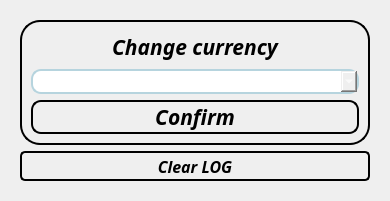
            <widget class="QWidget" name="settings_page">
             <layout class="QVBoxLayout" name="verticalLayout_6">
              <item>
               <widget class="QFrame" name="settingsBar">
                <property name="styleSheet">
                 <string notr="true"/>
                </property>
                <property name="frameShape">
                 <enum>QFrame::NoFrame</enum>
                </property>
                <property name="frameShadow">
                 <enum>QFrame::Raised</enum>
                </property>
                <layout class="QVBoxLayout" name="verticalLayout_11">
                 <item>
                  <widget class="QFrame" name="ChangeCurrencyBar">
                   <property name="maximumSize">
                    <size>
                     <width>16777215</width>
                     <height>150</height>
                    </size>
                   </property>
                   <property name="styleSheet">
                    <string notr="true">QFrame {
	border: 2px solid rgb(0, 0, 0);
	border-radius: 20;
}</string>
                   </property>
                   <property name="frameShape">
                    <enum>QFrame::StyledPanel</enum>
                   </property>
                   <property name="frameShadow">
                    <enum>QFrame::Raised</enum>
                   </property>
                   <layout class="QVBoxLayout" name="verticalLayout_10">
                    <item>
                     <widget class="QLabel" name="ChangeLabel">
                      <property name="font">
                       <font>
                        <family>a_Concepto</family>
                        <pointsize>16</pointsize>
                        <weight>75</weight>
                        <italic>true</italic>
                        <bold>true</bold>
                       </font>
                      </property>
                      <property name="styleSheet">
                       <string notr="true">QLabel {
	border: 1px solid rgba(255, 255, 255, 0);
}</string>
                      </property>
                      <property name="text">
                       <string>Change currency</string>
                      </property>
                      <property name="alignment">
                       <set>Qt::AlignCenter</set>
                      </property>
                     </widget>
                    </item>
                    <item>
                     <widget class="QComboBox" name="CurrencyBox">
                      <property name="font">
                       <font>
                        <pointsize>12</pointsize>
                       </font>
                      </property>
                      <property name="styleSheet">
                       <string notr="true">QComboBox {
	color:white;
	border: 2px solid rgb(182, 212, 222);
	border-radius: 10px;
}

QComboBox:hover {
	border-color:  rgb(54, 111, 197);
}</string>
                      </property>
                      <item>
                       <property name="text">
                        <string>RUB</string>
                       </property>
                      </item>
                      <item>
                       <property name="text">
                        <string>EUR</string>
                       </property>
                      </item>
                      <item>
                       <property name="text">
                        <string>USD</string>
                       </property>
                      </item>
                      <item>
                       <property name="text">
                        <string>KZT</string>
                       </property>
                      </item>
                      <item>
                       <property name="text">
                        <string>UAH</string>
                       </property>
                      </item>
                      <item>
                       <property name="text">
                        <string>GBP</string>
                       </property>
                      </item>
                      <item>
                       <property name="text">
                        <string>PLN</string>
                       </property>
                      </item>
                     </widget>
                    </item>
                    <item>
                     <widget class="QPushButton" name="SettingsConfirmButton">
                      <property name="minimumSize">
                       <size>
                        <width>300</width>
                        <height>30</height>
                       </size>
                      </property>
                      <property name="font">
                       <font>
                        <family>a_Concepto</family>
                        <pointsize>16</pointsize>
                        <weight>75</weight>
                        <italic>true</italic>
                        <bold>true</bold>
                       </font>
                      </property>
                      <property name="styleSheet">
                       <string notr="true">QPushButton {
	border: 2px solid rgb(0, 0, 0);
	border-radius: 10;
}

QPushButton:hover{
	border-color: rgb(90, 152, 206);
}

QPushButton:pressed{
	border-color: rgb(54, 111, 197);
}
</string>
                      </property>
                      <property name="text">
                       <string>Confirm</string>
                      </property>
                     </widget>
                    </item>
                   </layout>
                  </widget>
                 </item>
                 <item>
                  <widget class="QPushButton" name="ClearLOGButton">
                   <property name="minimumSize">
                    <size>
                     <width>350</width>
                     <height>30</height>
                    </size>
                   </property>
                   <property name="font">
                    <font>
                     <family>a_Concepto</family>
                     <pointsize>12</pointsize>
                     <weight>75</weight>
                     <italic>true</italic>
                     <bold>true</bold>
                    </font>
                   </property>
                   <property name="styleSheet">
                    <string notr="true">QPushButton {
	border: 2px solid rgb(0, 0, 0);
	border-radius: 5;
}

QPushButton:hover{
	border-color: rgb(90, 152, 206);
}

QPushButton:pressed{
	border-color: rgb(54, 111, 197);
}
</string>
                   </property>
                   <property name="text">
                    <string>Clear LOG</string>
                   </property>
                  </widget>
                 </item>
                </layout>
               </widget>
              </item>
             </layout>
            </widget>
